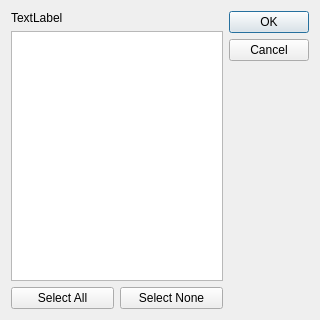
<?xml version="1.0" encoding="UTF-8"?>
<ui version="4.0">
 <class>ModeSelectDialog</class>
 <widget class="QDialog" name="ModeSelectDialog">
  <property name="geometry">
   <rect>
    <x>0</x>
    <y>0</y>
    <width>320</width>
    <height>320</height>
   </rect>
  </property>
  <property name="windowTitle">
   <string>Select Modes</string>
  </property>
  <layout class="QGridLayout" name="gridLayout">
   <item row="0" column="0" colspan="2">
    <widget class="QLabel" name="label">
     <property name="text">
      <string notr="true">TextLabel</string>
     </property>
     <property name="alignment">
      <set>Qt::AlignLeading|Qt::AlignLeft|Qt::AlignTop</set>
     </property>
    </widget>
   </item>
   <item row="0" column="2" rowspan="3">
    <widget class="QDialogButtonBox" name="buttonBox">
     <property name="orientation">
      <enum>Qt::Vertical</enum>
     </property>
     <property name="standardButtons">
      <set>QDialogButtonBox::Cancel|QDialogButtonBox::Ok</set>
     </property>
     <property name="centerButtons">
      <bool>false</bool>
     </property>
    </widget>
   </item>
   <item row="1" column="0" colspan="2">
    <widget class="QListWidget" name="modeList">
     <property name="frameShadow">
      <enum>QFrame::Plain</enum>
     </property>
     <property name="selectionMode">
      <enum>QAbstractItemView::ExtendedSelection</enum>
     </property>
    </widget>
   </item>
   <item row="2" column="0">
    <widget class="QPushButton" name="selAllButton">
     <property name="text">
      <string>Select All</string>
     </property>
    </widget>
   </item>
   <item row="2" column="1">
    <widget class="QPushButton" name="selNoneButton">
     <property name="text">
      <string>Select None</string>
     </property>
    </widget>
   </item>
  </layout>
 </widget>
 <tabstops>
  <tabstop>modeList</tabstop>
  <tabstop>selAllButton</tabstop>
  <tabstop>selNoneButton</tabstop>
 </tabstops>
 <resources/>
 <connections>
  <connection>
   <sender>buttonBox</sender>
   <signal>accepted()</signal>
   <receiver>ModeSelectDialog</receiver>
   <slot>accept()</slot>
   <hints>
    <hint type="sourcelabel">
     <x>248</x>
     <y>254</y>
    </hint>
    <hint type="destinationlabel">
     <x>157</x>
     <y>274</y>
    </hint>
   </hints>
  </connection>
  <connection>
   <sender>buttonBox</sender>
   <signal>rejected()</signal>
   <receiver>ModeSelectDialog</receiver>
   <slot>reject()</slot>
   <hints>
    <hint type="sourcelabel">
     <x>316</x>
     <y>260</y>
    </hint>
    <hint type="destinationlabel">
     <x>286</x>
     <y>274</y>
    </hint>
   </hints>
  </connection>
 </connections>
</ui>
